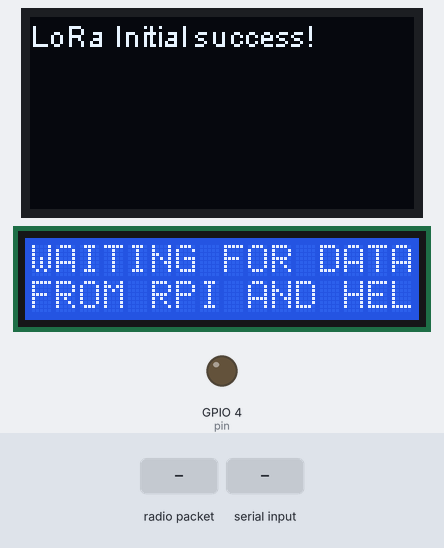
A sketch run on a simulated ESP32. Parts: 128×64 one-colour display, 16×2 character LCD, output pins drawn as LEDs (lit = HIGH). The test bench sets the inputs (shaded band). What the sketch prints to the serial monitor is not drawn.

Above: at 3.1 s.
3.2 s: radio packet "*" arrives
At 6.4 s:
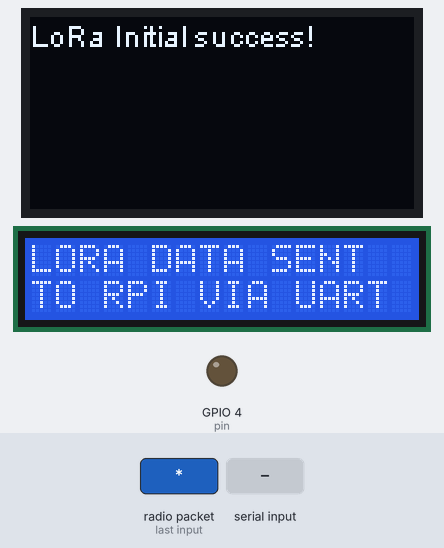
9.1 s: "*\n" received over Serial
At 12.6 s:
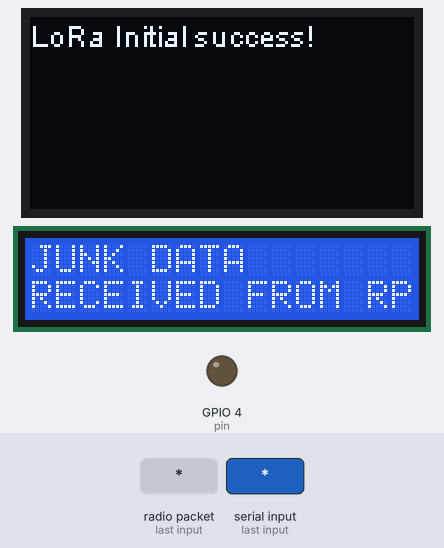
15.0 s: "@\n" received over Serial
At 16.7 s:
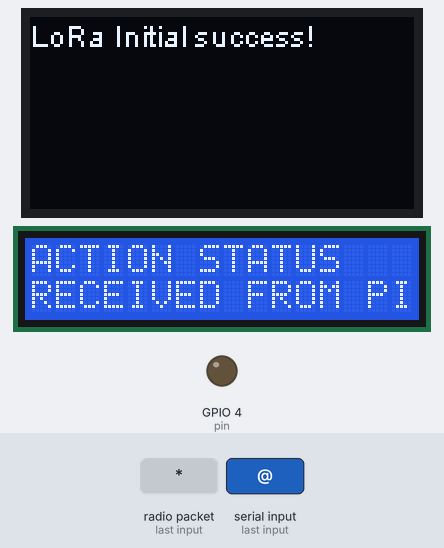
18.3 s: radio packet "@" arrives
At 20.1 s:
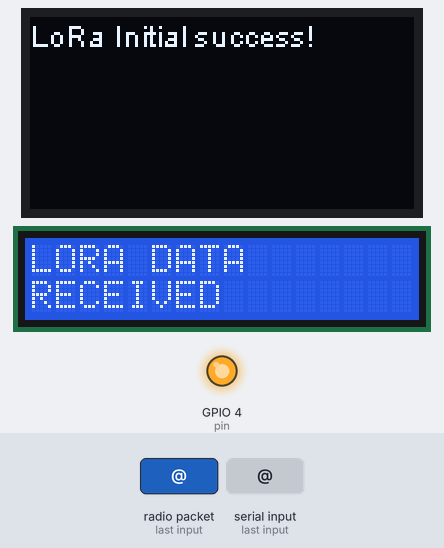
23.9 s: radio packet "1" arrives
At 26.6 s:
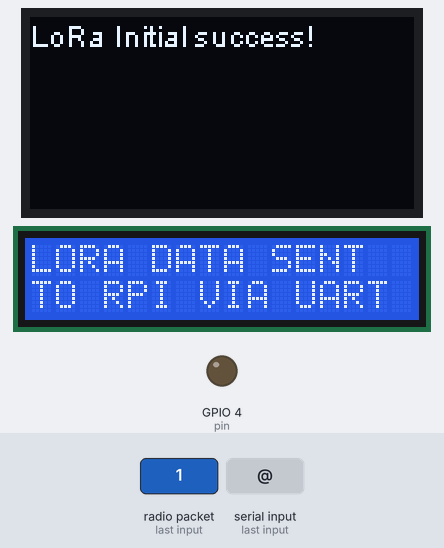
29.0 s: "1\n" received over Serial
At 30.04 s:
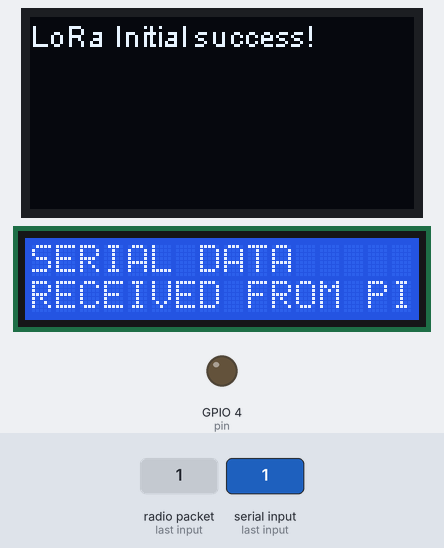
Timing chart, 0 to 32.0 s (numbered marks = the images above; inputs shaded):
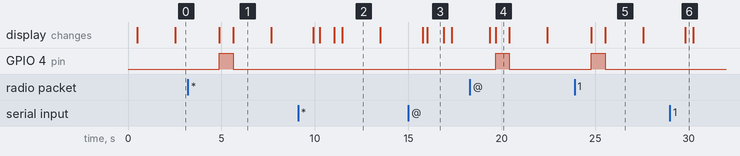

The sketch:

Heltec_receiver_form_server_PC_updated.ino
```cpp
#include "heltec.h"
#include <string.h>
#include <stdio.h>
#include <SoftwareSerial.h>
#include <LiquidCrystal_I2C.h>

LiquidCrystal_I2C lcd(0x27, 16, 2);

#define rxpin 16
#define txpin 17

int pin = 4;
int flag = 0;

#ifdef ARDUINO_SAMD_MKRWAN1300
#error "This example is not compatible with the Arduino MKR WAN 1300 board!"
#endif

#define BAND 868E6  //you can set band here directly, e.g., 868E6, 915E6

char c;
String p;
String myString;
char* STRCMP1 = 0;
char* STRCMP2 = 0;
char* STRCMP3 = 0;
char* STRCMP4 = 0;
char data0[120] = { 0 };
char data1[120] = { 0 };
char data2[120] = { 0 };
int flag0 = 0;
String firstPart;
String secondPart;
String thirdPart;

void setup() {
  //WIFI Kit series V1 not support Vext control
  Heltec.begin(true /*DisplayEnable Enable*/, true /*Heltec.LoRa Disable*/, true /*Serial Enable*/, true /*PABOOST Enable*/, BAND /*long BAND*/);
  Serial.begin(9600);
  while (!Serial)
    ;
  pinMode(pin, OUTPUT);
  Serial.println("LoRa Receiver Callback");
  digitalWrite(pin, LOW);
  lcd.begin(16, 2);
  lcd.init();
  lcd.backlight();
  lcd.setCursor(0, 0);
  lcd.print("MICHELIN LEVEL");
  lcd.setCursor(0, 1);
  lcd.print("MONITOR SYSTEM");
  LoRa.onReceive(onReceive);

  // put the radio into receive mode
  LoRa.receive();
}

void loop() {
  if (Serial.available()) {  //checking serial data
    delay(200);
    memset(data0, 0, sizeof(data0));
    Serial.readBytesUntil('\n', data0, 100);
    Serial.println("PC Serial received data(" + String(data0) + ")");
    // Serial.print(data0);
    lcd.clear();
    lcd.setCursor(0, 0);
    lcd.print("SERIAL DATA");
    lcd.setCursor(0, 1);
    lcd.print("RECEIVED FROM PI");
    STRCMP1 = strstr(data0, "*");
    STRCMP2 = strstr(data0, "@");
    if (STRCMP1) {  //If data received sending via lora
      delay(300);
      lcd.clear();
      lcd.setCursor(0, 0);
      lcd.print("UPDATE STATUS");
      lcd.setCursor(0, 1);
      lcd.print("RECEIVED FROM PI");
      Serial.println("STRCMP1 Format matched");
      memset(data1, 0, sizeof(data1));
      delay(100);
      strcpy(data1, data0);
      Serial.println("Received command sending to the cooling tower(" + String(data1) + ")");
      // Serial.println(data1);
      delay(200);
      LoRa.beginPacket();
      LoRa.print(data1);
      LoRa.endPacket();
      delay(400);
      lcd.clear();
      lcd.setCursor(0, 0);
      lcd.print("SERIAL DATA");
      lcd.setCursor(0, 1);
      lcd.print("SENT VIA LORA");
      memset(data1, 0, sizeof(data1));
      memset(data0, 0, sizeof(data0));
    }
    if (STRCMP2) {
      delay(200);
      lcd.clear();
      lcd.setCursor(0, 0);
      lcd.print("ACTION STATUS");
      lcd.setCursor(0, 1);
      lcd.print("RECEIVED FROM PI");
      Serial.println("STRCMP2 Format matched");
      memset(data2, 0, sizeof(data2));
      delay(100);
      strcpy(data2, data0);
      Serial.println("Received command sending to the cooling tower(" + String(data2) + ")");
      delay(300);
      LoRa.beginPacket();
      LoRa.print(data2);
      LoRa.endPacket();
      delay(400);
      lcd.clear();
      lcd.setCursor(0, 0);
      lcd.print("SERIAL DATA");
      lcd.setCursor(0, 1);
      lcd.print("SENT VIA LORA");
      // Serial.println(data2);
      memset(data2, 0, sizeof(data2));
      memset(data0, 0, sizeof(data0));
    }
    delay(400);
    lcd.clear();
    lcd.setCursor(0, 0);
    lcd.print("JUNK DATA");
    lcd.setCursor(0, 1);
    lcd.print("RECEIVED FROM RPI");
    LoRa.receive();
  }
  if (flag0 == 1) {  //If lora data received means sending data via serial
    delay(300);
    lcd.clear();
    lcd.setCursor(0, 0);
    lcd.print("LORA DATA");
    lcd.setCursor(0, 1);
    lcd.print("RECEIVED");
    Serial.println("lora data received uart done");
    digitalWrite(pin, HIGH);
    delay(300);
    //Serial.println(myString);
    Serial.println(firstPart);
    Serial.println(secondPart);
    Serial.println(thirdPart);
    myString.remove(0, 100);
    //Serial.println("string removed");
    //Serial.println(myString);
    delay(400);
    lcd.clear();
    lcd.setCursor(0, 0);
    lcd.print("LORA DATA SENT");
    lcd.setCursor(0, 1);
    lcd.print("TO RPI VIA UART");
    digitalWrite(pin, LOW);
    flag0 = 0;
    LoRa.receive();
  }
  delay(2000);
  lcd.clear();
  lcd.setCursor(0, 0);
  lcd.print("WAITING FOR DATA");
  lcd.setCursor(0, 1);
  lcd.print("FROM RPI AND HELTEC");
}

void onReceive(int packetSize) {
  if (packetSize) {
    // read packet
    while (LoRa.available()) {
      c = ((char)LoRa.read());
      myString.concat(c);
    }

    int firstPipeIndex = myString.indexOf('|');
    int secondPipeIndex = myString.indexOf('|', firstPipeIndex + 1);
    int thirdPipeIndex = myString.indexOf('|', secondPipeIndex + 1);

    if (firstPipeIndex != -1 || secondPipeIndex != -1 || thirdPipeIndex != -1) {
      firstPart = myString.substring(0, firstPipeIndex + 1);
      secondPart = myString.substring(firstPipeIndex + 1, secondPipeIndex + 1);
      thirdPart = myString.substring(secondPipeIndex + 1, thirdPipeIndex + 1);
    } else {
      // Serial.println(myString);
    }
    // if (myString.length() > 0) {
    if (sizeof(myString) > 0) {
      Serial.println("flag high");
      flag0 = 1;
    }
  }
}
```

Measured:
- after the input at 3.2 s, GPIO 4 (pin): LOW → HIGH after 1.7 s, → LOW 0.73 s later; the display: first changes after 1.7 s (image 1 shows a later state)
- after the input at 9.1 s, the display: first changes after 0.82 s (image 2 shows a later state)
- after the input at 15.0 s, the display: first changes after 0.77 s (image 3 shows a later state)
- after the input at 18.3 s, GPIO 4 (pin): LOW → HIGH after 1.4 s, → LOW 0.73 s later; the display: first differs from a run without the input after 1.4 s (image 4)
- after the input at 23.9 s, GPIO 4 (pin): LOW → HIGH after 0.90 s, → LOW 0.73 s later; the display: first changes after 0.90 s (image 5 shows a later state)
- after the input at 29.0 s, the display: changes after 0.83 s (image 6)
- what the display in image 1 shows lasts 2.1 s, from 5.6 s to 7.7 s
